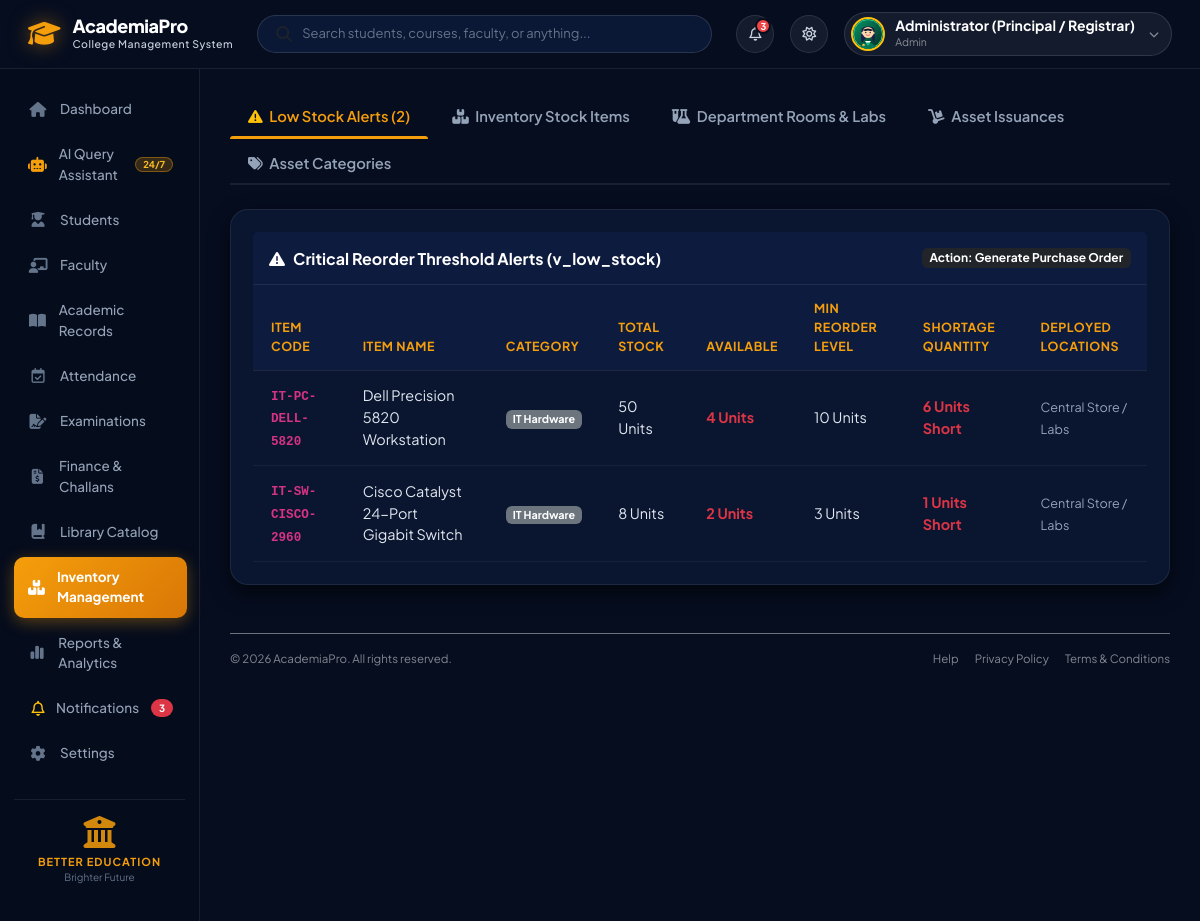
The page /inventory (signed in) on the database its author committed.
### tables this page shows
CREATE TABLE inventory_item (
        item_id INTEGER PRIMARY KEY AUTOINCREMENT,
        category_id INTEGER NOT NULL REFERENCES item_category(category_id) ON DELETE RESTRICT,
        item_code TEXT NOT NULL UNIQUE,
        item_name TEXT NOT NULL,
        unit_of_measure TEXT NOT NULL DEFAULT 'Units',
        total_stock INTEGER NOT NULL DEFAULT 0,
        available_stock INTEGER NOT NULL DEFAULT 0,
        min_reorder_level INTEGER NOT NULL DEFAULT 5
    );

CREATE TABLE item_category (
        category_id INTEGER PRIMARY KEY AUTOINCREMENT,
        category_name TEXT NOT NULL UNIQUE,
        description TEXT
    );

### app/app.py (the view)
@app.route("/inventory")
def inventory():
    categories = db.query("SELECT * FROM item_category")
    rooms = db.query("""
        SELECT r.*, d.dept_name, d.dept_code
        FROM room_lab r
        JOIN department d ON r.dept_id = d.dept_id
    """)
    items = db.query("""
        SELECT itm.*, cat.category_name
        FROM inventory_item itm
        JOIN item_category cat ON itm.category_id = cat.category_id
    """)
    issuances = db.query("""
        SELECT isi.*, itm.item_name, itm.item_code, r.room_number, ua.full_name as issued_to_name
        FROM item_issuance isi
        JOIN inventory_item itm ON isi.item_id = itm.item_id
        JOIN room_lab r ON isi.room_id = r.room_id
        JOIN user_account ua ON isi.issued_to_user_id = ua.user_id
        ORDER BY isi.issuance_id DESC
    """)
    low_stock = db.query("SELECT * FROM v_low_stock")
    return render_template("inventory.html",
                           categories=categories,
                           rooms=rooms,
                           items=items,
                           issuances=issuances,
                           low_stock=low_stock)

### app/database_engine.py (called while the page is built, shortened)
    def get_connection(self):
        if self.use_postgres:
            import psycopg2
            from psycopg2.extras import RealDictCursor
            return psycopg2.connect(**self.pg_config, cursor_factory=RealDictCursor)
        else:
            conn = sqlite3.connect(SQLITE_DB_PATH)
            conn.row_factory = sqlite3.Row
            return conn

    def query(self, sql: str, params: tuple = ()) -> List[Dict[str, Any]]:
        conn = self.get_connection()
        try:
            cursor = conn.cursor()
            cursor.execute(sql, params)
            if cursor.description:
                columns = [col[0] for col in cursor.description]
                rows = cursor.fetchall()
                result = [dict(zip(columns, row)) for row in rows]
            else:
                conn.commit()
                result = []
            return result
        finally:
            conn.close()

    def get_college_profile(self) -> Dict[str, Any]:
        try:
            profiles = self.query("SELECT * FROM college_profile LIMIT 1")
            if profiles:
                p = dict(profiles[0])
                if not p.get("campus_image_url"):
                    p["campus_image_url"] = "https://images.unsplash.com/photo-1541339907198-e08756dedf3f?auto=format&fit=crop&w=1200&q=80"
                return p
        except Exception:
            pass

### app/templates/inventory.html (shortened to what this page needs)
{% extends "base.html" %}
{% block content %}
<ul class="nav nav-tabs mb-4" id="inventoryTabs" role="tablist">
    <li class="nav-item">
        <button class="nav-link active" id="lowstock-tab" data-bs-toggle="tab" data-bs-target="#lowstock" type="button">
            <i class="fa-solid fa-triangle-exclamation me-1 text-warning"></i> Low Stock Alerts ({{ low_stock|length }})
        </button>
    </li>
    <li class="nav-item">
        <button class="nav-link" id="items-tab" data-bs-toggle="tab" data-bs-target="#items" type="button">
            <i class="fa-solid fa-boxes-stacked me-1"></i> Inventory Stock Items
        </button>
    </li>
    <li class="nav-item">
        <button class="nav-link" id="rooms-tab" data-bs-toggle="tab" data-bs-target="#rooms" type="button">
            <i class="fa-solid fa-flask-vial me-1"></i> Department Rooms & Labs
        </button>
    </li>
    <li class="nav-item">
        <button class="nav-link" id="issuances-tab" data-bs-toggle="tab" data-bs-target="#issuances" type="button">
            <i class="fa-solid fa-dolly me-1"></i> Asset Issuances
        </button>
    </li>
    <li class="nav-item">
        <button class="nav-link" id="categories-tab" data-bs-toggle="tab" data-bs-target="#categories" type="button">
            <i class="fa-solid fa-tags me-1"></i> Asset Categories
        </button>
    </li>
</ul>
<div class="tab-content" id="inventoryTabContent">
    <div class="tab-pane fade show active" id="lowstock" role="tabpanel">
        <div class="card border-0 shadow-sm rounded-3">
            <div class="card-header bg-warning text-dark py-3 d-flex justify-content-between align-items-center">
                <h6 class="mb-0 fw-bold"><i class="fa-solid fa-triangle-exclamation me-2"></i>Critical Reorder Threshold Alerts (v_low_stock)</h6>
                <span class="badge bg-dark text-white">Action: Generate Purchase Order</span>
            </div>
            <div class="card-body p-0">
                <div class="table-responsive border-0">
                    <table class="table table-hover align-middle mb-0">
                        <thead class="table-light">
                            <tr>
                                <th>Item Code</th>
                                <th>Item Name</th>
                                <th>Category</th>
                                <th>Total Stock</th>
                                <th>Available</th>
                                <th>Min Reorder Level</th>
                                <th>Shortage Quantity</th>
                                <th>Deployed Locations</th>
                            </tr>
                        </thead>
                        <tbody>
                            {% for itm in low_stock %}
                            <tr>
                                <td class="fw-bold"><code>{{ itm.item_code }}</code></td>
                                <td>{{ itm.item_name }}</td>
                                <td><span class="badge bg-secondary">{{ itm.category_name }}</span></td>
                                <td>{{ itm.total_stock }} {{ itm.unit_of_measure }}</td>
                                <td class="text-danger fw-bold">{{ itm.available_stock }} {{ itm.unit_of_measure }}</td>
                                <td>{{ itm.min_reorder_level }} {{ itm.unit_of_measure }}</td>
                                <td class="fw-bold text-danger">{{ itm.reorder_shortage_quantity }} {{ itm.unit_of_measure }} Short</td>
                                <td><small class="text-muted">{{ itm.deployed_locations }}</small></td>
                            </tr>
                            {% else %}
                            <tr><td colspan="8" class="text-center text-muted py-3">All inventory is above safe threshold levels.</td></tr>
                            {% endfor %}
                        </tbody>
                    </table>
                </div>
            </div>
        </div>
    </div>
</div>
{% endblock %}

### app/static/css/style.css (style rules this page uses)
:root { --bs-primary: #f59e0b !important; --bs-primary-rgb: 245, 158, 11 !important; --bs-link-color: #f59e0b !important; --bs-link-hover-color: #fbbf24 !important; --bs-body-bg: #060d1f !important; --bs-body-color: #ffffff !important; --bs-border-color: rgba(255, 255, 255, 0.1) !important; --brand-primary: #0a1530; --brand-secondary: #060d1f; --brand-navy: #0d1b3e; --brand-navy-light: #162a56; --brand-accent: #f59e0b; --brand-gold: #f59e0b; --brand-gold-light: #fbbf24; --brand-gold-dark: #d97706; --brand-cyan: #38bdf8; --brand-rose: #f43f5e; --brand-success: #10b981; --gold-gradient: linear-gradient(135deg, #f59e0b 0%, #d97706 100%); --navy-gradient: linear-gradient(180deg, #060d1f 0%, #0a1530 100%); --bg-page: #060d1f; --bg-surface: #0a1530; --bg-surface-alt: #0d1b3e; --border-subtle: rgba(255, 255, 255, 0.08); --border-gold: rgba(245, 158, 11, 0.35); --border-focus: #f59e0b; --text-main: #ffffff; --text-muted: #94a3b8; --text-inverse: #060d1f; --shadow-sm: 0 2px 6px rgba(0, 0, 0, 0.4); --shadow-md: 0 8px 20px rgba(0, 0, 0, 0.6); --shadow-lg: 0 16px 36px rgba(0, 0, 0, 0.75); --shadow-gold: 0 8px 24px -4px rgba(245, 158, 11, 0.4); --sidebar-width: 260px; --topbar-height: 70px; --radius-sm: 8px; --radius-md: 12px; --radius-lg: 18px; --transition-fast: 0.15s ease; --transition-smooth: 0.25s cubic-bezier(0.4, 0, 0.2, 1); }
.card, .card-stat, .bg-white, .card-header.bg-white, .card-footer.bg-white, .modal-content, .offcanvas { background-color: #0a1530 !important; color: #ffffff !important; border-color: rgba(255, 255, 255, 0.08) !important; }
.card-header { background-color: #0d1b3e !important; color: #ffffff !important; border-bottom: 1px solid rgba(255, 255, 255, 0.08) !important; }
.table { --bs-table-bg: transparent !important; --bs-table-color: #ffffff !important; --bs-table-border-color: rgba(255, 255, 255, 0.08) !important; color: #ffffff !important; }
.table-light, .table-light th, .table-light td, thead.table-light th { background-color: #0d1b3e !important; color: #f59e0b !important; border-color: rgba(255, 255, 255, 0.08) !important; }
.card .text-dark, .modal-content .text-dark, .offcanvas .text-dark, h5.text-dark, h6.text-dark { color: #ffffff !important; }
.card .text-muted, .modal-content .text-muted, .text-secondary { color: #94a3b8 !important; }
html, body { min-height: 100%; margin: 0; padding: 0; font-family: 'Plus Jakarta Sans', -apple-system, BlinkMacSystemFont, "Segoe UI", Roboto, Arial, sans-serif; background-color: var(--bg-page); color: var(--text-main); -webkit-font-smoothing: antialiased; }
.card, .card-stat { background: var(--bg-surface) !important; border: 1px solid var(--border-subtle) !important; border-radius: var(--radius-lg) !important; padding: 22px; box-shadow: var(--shadow-md) !important; color: #ffffff !important; transition: transform var(--transition-smooth), box-shadow var(--transition-smooth); position: relative; overflow: hidden; }
.table { margin-bottom: 0; color: #ffffff; }
.table thead th { background-color: rgba(6, 13, 31, 0.8) !important; color: #94a3b8 !important; font-size: 0.78rem; font-weight: 700; text-transform: uppercase; letter-spacing: 0.5px; border-bottom: 1px solid var(--border-subtle) !important; padding: 14px 18px; }
.table tbody td { padding: 13px 18px; vertical-align: middle; font-size: 0.9rem; border-bottom: 1px solid rgba(255, 255, 255, 0.05); color: #e2e8f0; }
.nav-tabs { border-bottom: 2px solid var(--border-subtle); gap: 6px; }
.nav-tabs .nav-link { border: none; color: var(--text-muted); font-weight: 600; font-size: 0.92rem; padding: 10px 18px; border-radius: var(--radius-md) var(--radius-md) 0 0; position: relative; transition: color var(--transition-fast); }
.nav-tabs .nav-link.active { color: var(--brand-accent); background-color: transparent; }
.nav-tabs .nav-link.active::after { content: ""; position: absolute; bottom: -2px; left: 0; width: 100%; height: 3px; background-color: var(--brand-accent); border-radius: 3px 3px 0 0; }
.main-content, .card-stat, .card { animation: pageZoomIn 0.38s cubic-bezier(0.16, 1, 0.3, 1) both; }

### rows shown on the page
inventory_item: item_code "IT-PC-DELL-5820", item_name "Dell Precision 5820 Workstation", category_name "IT Hardware", total_stock "50", unit_of_measure "Units", available_stock "4", min_reorder_level "10", reorder_shortage_quantity "6", deployed_locations "Central Store / Labs"
inventory_item: item_code "IT-SW-CISCO-2960", item_name "Cisco Catalyst 24-Port Gigabit Switch", category_name "IT Hardware", total_stock "8", unit_of_measure "Units", available_stock "2", min_reorder_level "3", reorder_shortage_quantity "1", deployed_locations "Central Store / Labs"

### other values the page prints
{{ logged_user }} "Administrator (Principal / Registrar)"
{{ logged_role }} "Admin"
{{ low_stock|length }} "2"
